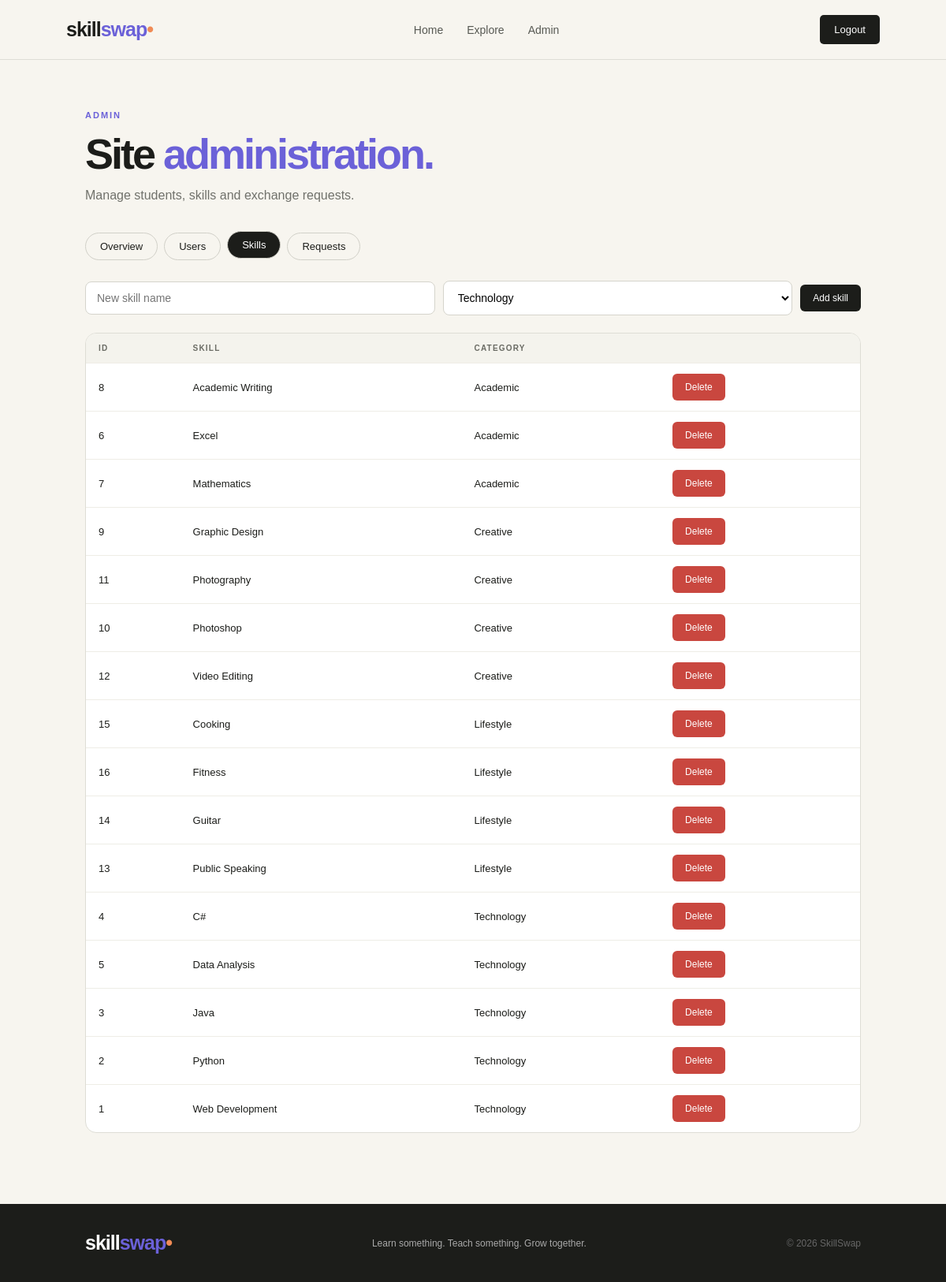
Page /admin.php?tab=skills (signed in) on the committed database.
### tables this page shows
CREATE TABLE skills (
    skill_id   INT AUTO_INCREMENT PRIMARY KEY,
    skill_name VARCHAR(100) NOT NULL UNIQUE,
    category   VARCHAR(50)  NOT NULL
);

### includes/helpers.php (called while the page is built, shortened)
<?php
function e($value): string {
    return htmlspecialchars((string)$value, ENT_QUOTES, 'UTF-8');
}
function is_logged_in(): bool {
    return isset($_SESSION['user_id']);
}
function is_admin(): bool {
    return ($_SESSION['role'] ?? '') === 'admin';
}

### admin.php (the view, shortened to what this page needs)
<?php
require_once "includes/helpers.php";
$tab = $_GET['tab'] ?? 'overview';
$stats = [
    'Students'         => $conn->query("SELECT COUNT(*) FROM users WHERE role = 'student'")->fetch_row()[0],
    'Skills'           => $conn->query("SELECT COUNT(*) FROM skills")->fetch_row()[0],
    'Exchange requests'=> $conn->query("SELECT COUNT(*) FROM exchange_requests")->fetch_row()[0],
    'Pending requests' => $conn->query("SELECT COUNT(*) FROM exchange_requests WHERE status = 'PENDING'")->fetch_row()[0],
];
include "includes/header.php";
?>
<section class="page-section">
    <div class="page-head">
        <span class="section-number">ADMIN</span>
        <h2>Site <em>administration.</em></h2>
        <p>Manage students, skills and exchange requests.</p>
    </div>
    <div class="tabs">
        <?php foreach (['overview' => 'Overview', 'users' => 'Users', 'skills' => 'Skills', 'requests' => 'Requests'] as $k => $label): ?>
            <a href="admin.php?tab=<?php echo $k; ?>" class="<?php echo $tab === $k ? 'active' : ''; ?>"><?php echo $label; ?></a>
        <?php endforeach; ?>
    </div>
<?php if ($tab === 'overview'): ?>
    <div class="stat-grid">
        <?php foreach ($stats as $label => $num): ?>
            <div class="stat-card"><b><?php echo (int)$num; ?></b><span><?php echo e($label); ?></span></div>
        <?php endforeach; ?>
    </div>
<?php elseif ($tab === 'skills'):
    $skills = $conn->query("SELECT skill_id, skill_name, category FROM skills ORDER BY category, skill_name")->fetch_all(MYSQLI_ASSOC); ?>
    <form method="POST" action="admin.php" class="inline-form">
        <input type="text" name="skill_name" placeholder="New skill name" required maxlength="100">
        <select name="category" required>
            <?php foreach (['Technology', 'Creative', 'Academic', 'Lifestyle'] as $c): ?>
                <option><?php echo e($c); ?></option>
            <?php endforeach; ?>
        </select>
        <button class="btn-small">Add skill</button>
    </form>
    <div class="table-wrap"><table class="data-table">
        <tr><th>ID</th><th>Skill</th><th>Category</th><th></th></tr>
        <?php foreach ($skills as $s): ?>
        <tr>
            <td><?php echo (int)$s['skill_id']; ?></td>
            <td><?php echo e($s['skill_name']); ?></td>
            <td><?php echo e($s['category']); ?></td>
            <td class="actions">
                <form method="POST" action="admin.php" onsubmit="return confirm('Delete this skill? It will also be removed from users and requests.');">
                    <button class="btn-small btn-danger">Delete</button>
                </form>
            </td>
        </tr>
        <?php endforeach; ?>
    </table></div>
<?php endif; ?>
</section>
<?php include "includes/footer.php"; ?>

### includes/header.php (shortened to what this page needs)
<?php
require_once __DIR__ . "/helpers.php";
?>
<!DOCTYPE html>
<html lang="en">
<head>
    <link rel="stylesheet" href="styles.css">
</head>
<body>
<header class="navbar">
    <a href="index.php" class="logo">skill<span>swap</span><b>•</b></a>
    <nav>
        <a href="index.php">Home</a>
        <a href="students.php">Explore</a>
        <?php if (is_logged_in()): ?>
            <?php if (is_admin()): ?>
                <a href="admin.php">Admin</a>
            <?php endif; ?>
        <?php endif; ?>
    </nav>
    <?php if (is_logged_in()): ?>
        <a href="logout.php" class="nav-btn">Logout</a>
    <?php else: ?>
        <a href="login.php" class="nav-btn">Join Exchange</a>
    <?php endif; ?>
</header>
<main class="page">

### includes/footer.php
</main>
<footer>
    <div class="footer-logo">skill<span>swap</span><b>•</b></div>
    <p>Learn something. Teach something. Grow together.</p>
    <p class="copyright">© 2026 SkillSwap</p>
</footer>
</body>
</html>

### styles.css (style rules this page uses)
* { margin: 0; padding: 0; box-sizing: border-box; }
html { scroll-behavior: smooth; }
body { background: #f7f5ef; color: #1c1d1a; font-family: Arial, sans-serif; overflow-x: hidden; }
.navbar { height: 76px; padding: 0 7%; display: flex; align-items: center; justify-content: space-between; background: #f7f5ef; border-bottom: 1px solid #deddd5; animation: navDown .8s ease; }
.logo, .footer-logo { color: #1c1d1a; text-decoration: none; font-size: 25px; font-weight: 800; letter-spacing: -1px; }
.logo span, .footer-logo span { color: #6b61d8; }
.logo b, .footer-logo b { color: #f08b55; }
nav { display: flex; gap: 30px; }
nav a { color: #575953; text-decoration: none; font-size: 14px; position: relative; }
nav a::after { content: ""; position: absolute; left: 0; bottom: -7px; width: 0; height: 2px; background: #6b61d8; transition: width .3s ease; }
.nav-btn { text-decoration: none; background: #1c1d1a; color: white; padding: 11px 18px; border-radius: 5px; font-size: 13px; transition: .3s ease; }
.section-number { color: #6b61d8; font-size: 11px; font-weight: bold; letter-spacing: 2px; }
footer { padding: 35px 9%; background: #1c1d1a; color: #aaa; display: flex; align-items: center; justify-content: space-between; }
.footer-logo { color: white; }
footer p { font-size: 12px; }
.copyright { color: #666; }
html { min-height: 100%; }
body { min-height: 100vh; display: flex; flex-direction: column; }
.page { flex: 1 0 auto; padding: 60px 9% 90px; }
footer { flex-shrink: 0; }
.page a { color: #6b61d8; }
.page-head { margin-bottom: 34px; }
.page-head h2 { font-size: clamp(34px, 5vw, 54px); line-height: 1; letter-spacing: -3px; margin: 14px 0 12px; }
.page-head h2 em { color: #6b61d8; font-style: normal; }
.page-head p { color: #70716b; max-width: 540px; line-height: 1.7; }
.btn-small { display: inline-block; padding: 10px 16px; border: none; border-radius: 6px; background: #1c1d1a; color: #fff; cursor: pointer; font-size: 12px; text-decoration: none; transition: .3s; }
.btn-danger { background: #c9473f; }
.tabs { display: flex; flex-wrap: wrap; gap: 8px; margin-bottom: 26px; }
.tabs a { padding: 9px 18px; border: 1px solid #d1d0c8; border-radius: 20px; font-size: 13px; text-decoration: none; color: #1c1d1a !important; transition: .3s; }
.tabs a:hover, .tabs a.active { background: #1c1d1a; color: #fff !important; transform: translateY(-2px); }
.inline-form { display: flex; flex-wrap: wrap; gap: 10px; align-items: center; margin-bottom: 22px; }
.inline-form input, .inline-form select { flex: 1; min-width: 180px; padding: 12px 14px; border: 1px solid #d5d4cc; border-radius: 8px; background: #fff; font: inherit; font-size: 14px; outline: none; }
.table-wrap { overflow-x: auto; background: #fff; border: 1px solid #deddd5; border-radius: 14px; }
.data-table { width: 100%; border-collapse: collapse; font-size: 13px; }
.data-table th, .data-table td { padding: 13px 16px; text-align: left; border-bottom: 1px solid #eeede6; vertical-align: middle; }
.data-table th { background: #f4f3ed; font-size: 10px; letter-spacing: 1.2px; text-transform: uppercase; color: #6a6b64; }
.data-table tr:last-child td { border-bottom: none; }
.data-table .actions form { display: flex; gap: 6px; }

### rows in the picture
skills: skill_id "8", skill_name "Academic Writing", category "Academic"
skills: skill_id "6", skill_name "Excel", category "Academic"
skills: skill_id "7", skill_name "Mathematics", category "Academic"
skills: skill_id "9", skill_name "Graphic Design", category "Creative"
skills: skill_id "11", skill_name "Photography", category "Creative"
skills: skill_id "10", skill_name "Photoshop", category "Creative"
skills: skill_id "12", skill_name "Video Editing", category "Creative"
skills: skill_id "15", skill_name "Cooking", category "Lifestyle"
skills: skill_id "16", skill_name "Fitness", category "Lifestyle"
skills: skill_id "14", skill_name "Guitar", category "Lifestyle"
skills: skill_id "13", skill_name "Public Speaking", category "Lifestyle"
skills: skill_id "4", skill_name "C#", category "Technology"
skills: skill_id "5", skill_name "Data Analysis", category "Technology"
skills: skill_id "3", skill_name "Java", category "Technology"
skills: skill_id "2", skill_name "Python", category "Technology"
skills: skill_id "1", skill_name "Web Development", category "Technology"

### other values in the picture
$label "Overview"
$label "Users"
$label "Skills"
$label "Requests"
form field category "Technology"
